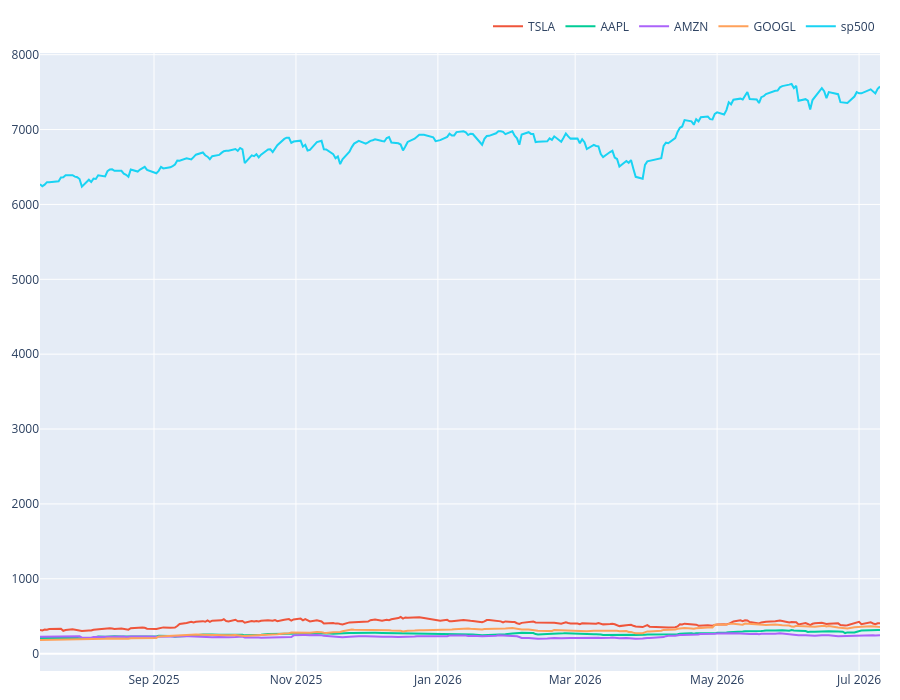

Notebook code cell kept with this figure:
### Code cell
interactive_plot(data)

### Figure 1 — Plotly figure (JSON) as saved in the notebook; plotly's stock layout.template omitted (floating-point values rounded to 4 significant figures; data arrays with more than 128 entries replaced by an {"elided": "..."} marker saying what was removed)
{"data": [{"hovertemplate": "<extra></extra>", "legendgroup": "", "line": {"color": "#636efa", "dash": "solid"}, "marker": {"symbol": "circle"}, "mode": "lines", "name": "", "orientation": "v", "showlegend": false, "type": "scatter", "xaxis": "x", "yaxis": "y"}, {"name": "TSLA", "type": "scatter", "x": {"elided": "250 str values"}, "y": {"elided": "250 float values"}}, {"name": "AAPL", "type": "scatter", "x": {"elided": "250 str values"}, "y": {"elided": "250 float values"}}, {"name": "AMZN", "type": "scatter", "x": {"elided": "250 str values"}, "y": {"elided": "250 float values"}}, {"name": "GOOGL", "type": "scatter", "x": {"elided": "250 str values"}, "y": {"elided": "250 float values"}}, {"name": "sp500", "type": "scatter", "x": {"elided": "250 str values"}, "y": {"elided": "250 float values"}}], "layout": {"height": 700, "legend": {"orientation": "h", "tracegroupgap": 0, "x": 1, "xanchor": "right", "y": 1.02, "yanchor": "bottom"}, "margin": {"b": 20, "l": 20, "r": 20, "t": 50}, "width": 900, "xaxis": {"anchor": "y", "domain": [0, 1]}, "yaxis": {"anchor": "x", "domain": [0, 1]}}}
